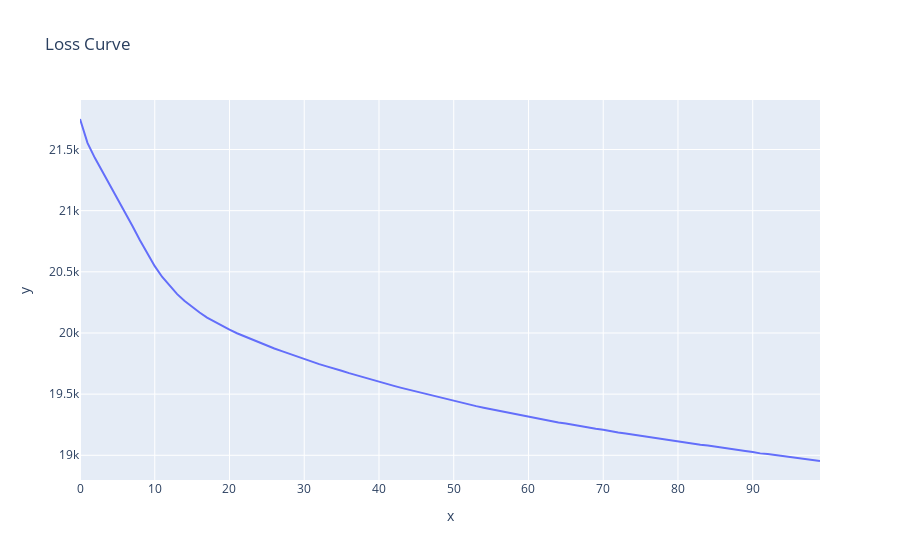

The notebook cell saved with this chart:
### Code cell
import plotly.express as px
import plotly.graph_objects as go

def loss_curve(losses: list[float]):
    fig = px.line(x=range(len(losses)), y=losses, title='Loss Curve')
    fig.show()

loss_curve(losses)
